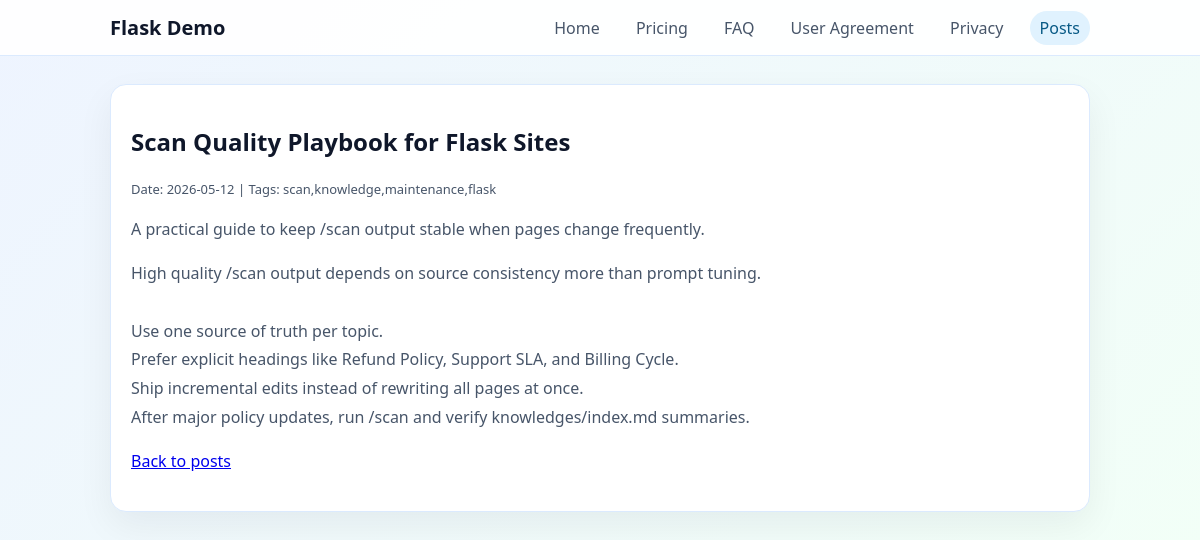
The app's page /posts/scan-quality-playbook with its own data.
### tables this page shows
CREATE TABLE posts (
              id INTEGER PRIMARY KEY AUTOINCREMENT,
              slug TEXT NOT NULL UNIQUE,
              title TEXT NOT NULL,
              summary TEXT NOT NULL,
              tags TEXT NOT NULL,
              body TEXT NOT NULL,
              created_at TEXT NOT NULL
            );

### app.py (the view)
@app.route("/posts/<slug>")
def post_detail(slug):
    post = get_post_by_slug(slug)
    if not post:
        abort(404)
    return render_template("post_detail.html", post=post)

### app.py (called while the page is built)
def get_post_by_slug(slug):
    with sqlite3.connect(DB_PATH) as conn:
        conn.row_factory = sqlite3.Row
        return conn.execute(
            """
            SELECT slug, title, summary, tags, body, created_at
            FROM posts
            WHERE slug = ?
            """,
            (slug,),
        ).fetchone()

### templates/post_detail.html (shortened to what this page needs)
{% extends 'base.html' %}
{% set active = 'posts' %}
{% block content %}
<h1>{{ post['title'] }}</h1>
<p class="meta">Date: {{ post['created_at'] }} | Tags: {{ post['tags'] }}</p>
<p>{{ post['summary'] }}</p>
<div class="post-body">{{ post['body'] }}</div>
<p><a href="{{ url_for('posts') }}">Back to posts</a></p>
{% endblock %}

### static/style.css (style rules this page uses)
:root { --bg: #f4f8ff; --text: #0f172a; --muted: #475569; --line: #dbeafe; }
* { box-sizing: border-box; }
body { margin: 0; font-family: "Segoe UI", "Helvetica Neue", Arial, sans-serif; background: linear-gradient(135deg, #eef4ff, #f2fff7); color: var(--text); }
.card p, .card li { color: var(--muted); line-height: 1.7; }
.meta { font-size: 13px; color: #64748b; }
.post-body { white-space: pre-line; color: var(--muted); line-height: 1.8; }

### records on screen
posts: title "Scan Quality Playbook for Flask Sites", created_at "2026-05-12", tags "scan,knowledge,maintenance,flask", summary "A practical guide to keep /scan output stable when pages change frequently.", body "High quality /scan output depends on source consistency more than prompt tuning. Use one source of truth per topic. Prefer explicit headings like Refund Policy, Support SLA, and Billing Cycle. Ship incremental edits instead of rewriting all pages at once. After major policy updates, run /scan and verify knowledges/index.md summaries."
